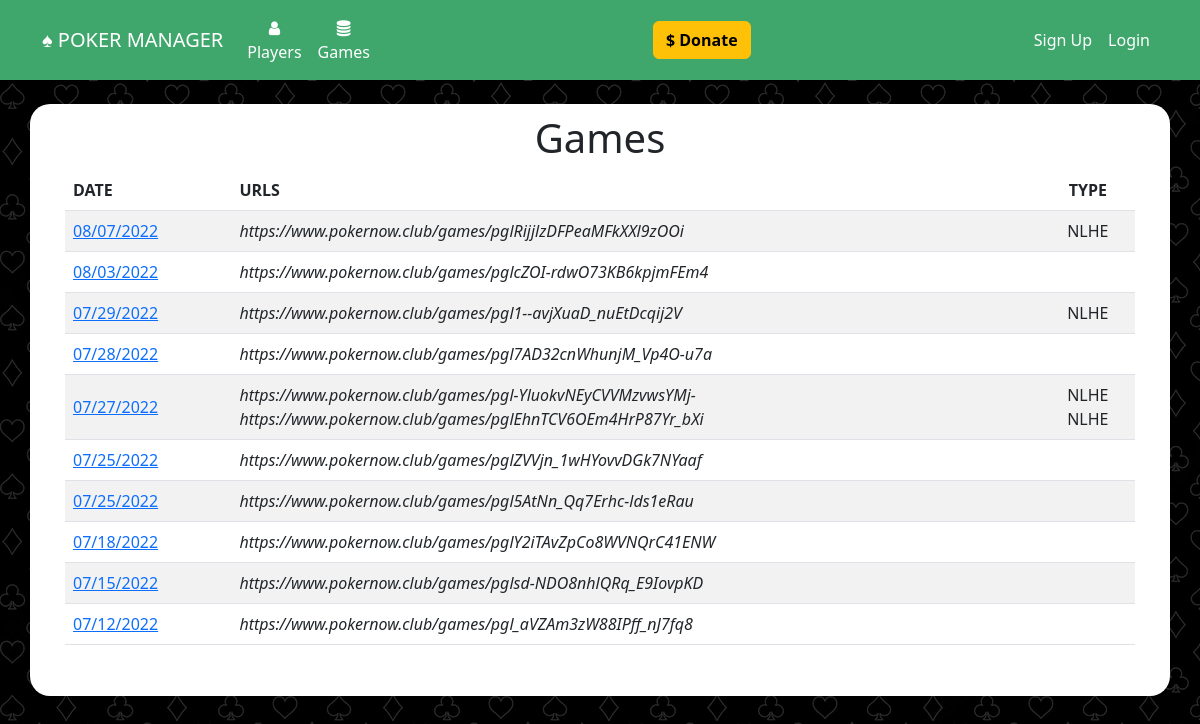
/games, run on the app's committed database.
### website/models.py (models this page shows)
class Game(db.Model):
	id = db.Column(db.Integer, primary_key=True)
	settled = db.Column(db.Boolean, default=False)
	date = db.Column(db.DateTime(timezone=True), default=func.now())
	urls = db.relationship('Url', backref='game')
	payments = db.relationship('Payment', backref='game')
	earnings = db.relationship('Earning', backref='game')
	buyins = db.Column(db.Integer)
	behaviors = db.relationship('Behavior', backref='game')

class Url(db.Model):
	id = db.Column(db.Integer, primary_key=True)
	url =  db.Column(db.String(300), unique=True)
	game_id = db.Column(db.Integer, db.ForeignKey('game.id'))
	imported = db.Column(db.Boolean, default=False)
	behaviors = db.relationship('Behavior', backref='url')
	game_type = db.Column(db.String(20))
	small_blind = db.Column(db.Integer)
	big_blind = db.Column(db.Integer)

### website/views.py (the view)
@views.route('/games', methods=['GET','POST'])
def games():
	games = Game.query.order_by(Game.date.desc()).all()
	urls = {}
	for game in games:
		for url in game.urls:
			if game.id in urls.keys():
				if url.imported == False:
					urls[game.id] = url.imported
			else:
				urls[game.id] = url.imported
	return render_template("games.html", user=current_user, games=games, imported=urls)

### website/templates/games.html (shortened to what this page needs)
{% extends "base.html" %}
{% block content %}
<h1 align="center">Games</h1>
<table class="table table-striped">
	<thead>
	  <tr>
		<th scope="col">DATE</th>
		<th scope="col">URLS</th>
		<th scope="col" style="text-align:center">TYPE</th>
	  </tr>
	</thead>
	<tbody>
	{% for game in games %}
		<tr>
			<td style="vertical-align: middle;"><a href="{{url_for('views.payout', game_id=game.id)}}" >{{ game.date.strftime("%m/%d/%Y") }}</a></td>
			<td style="vertical-align: middle;">
				{% for url in game.urls %}
				<i>{{url.url}}</i><br/>
				{% endfor %}
			</td>
			<td align="center" style="vertical-align: middle;">
				{% for url in game.urls %}
				{% if url.game_type %}
				{{ url.game_type}}{% if not loop.last %}<br/>{% endif %}
				{% endif %}
				{% endfor %}
			</td>
		</tr>
	{% endfor %}
</tbody>
</table>
{% endblock %}

### website/templates/base.html (shortened to what this page needs)
<!DOCTYPE html>
<html>
    <head>
<link href="https://cdn.jsdelivr.net/npm/bootstrap@5.2.0-beta1/dist/css/bootstrap.min.css" rel="stylesheet">
    <link
      rel="stylesheet"
      href="https://stackpath.bootstrapcdn.com/font-awesome/4.7.0/css/font-awesome.min.css"
    />
    <link
      rel="stylesheet"
      href="static/style.css"
    />
    </head>
    <body class="body">
        <nav class="navbar navbar-expand-lg navbar-dark" style="background-color: #3fa76c;">
            <div class="container-fluid" style="max-width: 1140px;margin-right:auto;margin-left:auto">
                <a class="navbar-brand" href="/">&spades; POKER MANAGER</a>
                <div class="collapse navbar-collapse justify-content-start" id="mainNavbar">
                    <div class="navbar-nav">
                        <ul class="navbar-nav me-auto mb-2 mb-lg-0">
                            <li class="nav-item" align="center"><a class="nav-link" id="nav-players" href="/players"><i class="fa fa-user" aria-hidden="true"></i><br/>Players</a></li>
                            <li class="nav-item" align="center"><a class="nav-link" id="nav-import-game" href="/games"><i class="fa fa-database" aria-hidden="true"></i><Br/>Games</a></li>
                        </ul>
                    </div>
                    <div class="navbar-nav ml-auto" style="margin-left: auto">
                       <a href="https://account.venmo.com/u/MattMuoio" target="_blank" class="btn btn-warning"><b>$ Donate</b></a>
                    </div>
                    <div class="navbar-nav ml-auto" style="margin-left: auto">
                        <ul class="navbar-nav me-auto mb-2 mb-lg-0">
                            {% if user and  user.is_authenticated %}
                            <div class="dropdown">
                                <button class="btn btn-light dropdown-toggle" type="button" data-bs-toggle="dropdown" aria-expanded="false">
                                {{user.first_name}} {{user.last_name}}
                                </button>
                                <ul class="dropdown-menu dropdown-menu-lg-end">
                                    <li><a class="dropdown-item" href="/edit_user">Edit Profile</a></li>
                                    <li><a class="dropdown-item" id="nav-logout" href="/logout">Logout</a></li>
                                </ul>
                            </div>
                            {% else %}
                            <ul class="navbar-nav me-auto mb-2 mb-lg-0">
                                <li class="nav-item"><a class="nav-link" id="nav-signUp" href="/sign-up">Sign Up</a></li>
                                <li class="nav-item"><a class="nav-link" id="nav-login" href="/login">Login</a></li>
                            </ul>
                            {% endif %}
                        </ul>
                    </div>
                </div>
            </div>
        </nav>
        <br/>
        <div class="container h-100 body_container" style="max-width:1140px; background-color: #fff;">
            {% block content %}
            {% endblock %}
        </div>
    </body>
</html>

### website/static/style.css (style rules this page uses)
.body { height: 100%; background-image: url('card_suits4.png'); }
.body_container { border-radius: 20px; padding: 10px 35px 35px 35px; }
.nav-link { color: #fff; }

### data on the page
Game: date "08/07/2022"
Url: url "https://www.pokernow.club/games/pglRijjlzDFPeaMFkXXl9zOOi", game_type "NLHE"
Game: date "08/03/2022"
Url: url "https://www.pokernow.club/games/pglcZOI-rdwO73KB6kpjmFEm4"
Game: date "07/29/2022"
Url: url "https://www.pokernow.club/games/pgl1--avjXuaD_nuEtDcqij2V", game_type "NLHE"
Game: date "07/28/2022"
Url: url "https://www.pokernow.club/games/pgl7AD32cnWhunjM_Vp4O-u7a"
Game: date "07/27/2022"
Url: url "https://www.pokernow.club/games/pgl-YluokvNEyCVVMzvwsYMj-", game_type "NLHE"
Url: url "https://www.pokernow.club/games/pglEhnTCV6OEm4HrP87Yr_bXi", game_type "NLHE"
Game: date "07/25/2022"
Url: url "https://www.pokernow.club/games/pglZVVjn_1wHYovvDGk7NYaaf"
Game: date "07/25/2022"
Url: url "https://www.pokernow.club/games/pgl5AtNn_Qq7Erhc-lds1eRau"
Game: date "07/18/2022"
Url: url "https://www.pokernow.club/games/pglY2iTAvZpCo8WVNQrC41ENW"
Game: date "07/15/2022"
Url: url "https://www.pokernow.club/games/pglsd-NDO8nhlQRq_E9IovpKD"
Game: date "07/12/2022"
Url: url "https://www.pokernow.club/games/pgl_aVZAm3zW88IPff_nJ7fq8"
